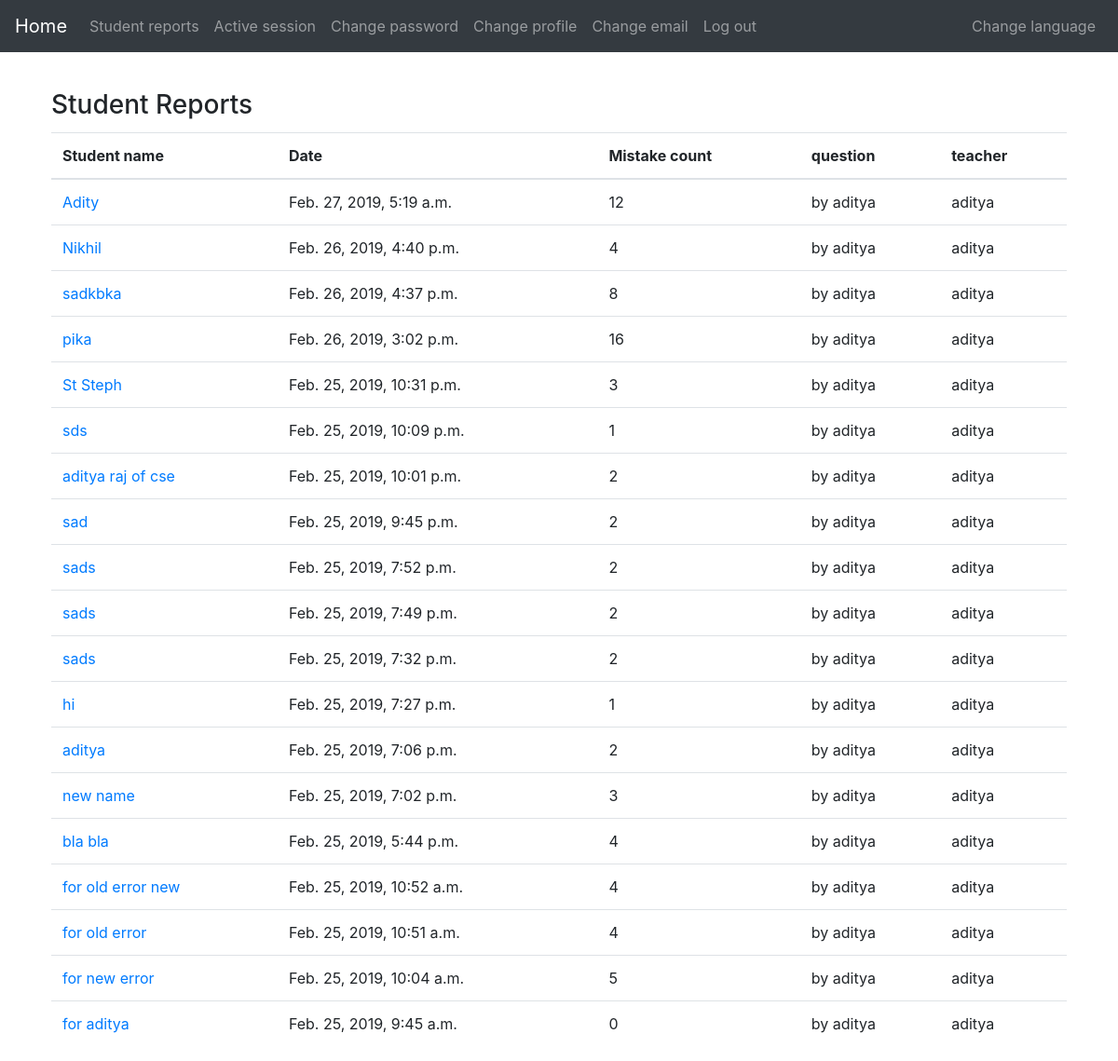
/accounts/student-report/ (signed in), run on the app's committed database.
### accounts/models.py (models this page shows, shortened)
class Student(models.Model):
    teacher = models.ForeignKey(Teacher,on_delete=models.CASCADE,null=True)
    question = models.CharField(default="",max_length=200)
    section = models.ForeignKey(Section,on_delete=models.CASCADE,null=True)
    essay = models.CharField(default="",max_length=6000)
    enrollment = models.CharField(default="0103CSYYRRRR",max_length=15)
    error_count = models.IntegerField(default=0)
    errors = ListTextField(
        base_field=models.CharField(max_length=100),
        size=100,
        max_length=(1000 * 1001)
    )
    corrected_essay = models.CharField(default="",max_length=6000)
    name = models.CharField(default="",max_length=50)
    marks = models.IntegerField(default=0)
    date = models.DateTimeField(default=timezone.now)

class Teacher(models.Model):
    user = models.ForeignKey(User,on_delete=models.CASCADE)
    type = models.CharField(default="T",max_length=2)
    is_active = models.BooleanField(default=False)
    temp_password = models.CharField(default="",max_length=5)
    question = models.CharField(default="",max_length=200)
    def __str__(self):
        return self.user.username

### accounts/views.py (the view)
# urls.py: path('student-report/',StudentReportView.as_view(),name = "student_report"),
class StudentReportView(LoginRequiredMixin,TemplateView):
    template_name = "accounts/studentreport.html"
    def get_context_data(self, **kwargs):
        context = super(StudentReportView,self).get_context_data(**kwargs)
        students = Student.objects.all().order_by('-date')
        student_array = []
        teacher = self.request.user
        for student in students:
            if (not student.essay=='') and str(student.teacher) == str(teacher):
                student_array.append(student)
        context['students'] = student_array
        return context

### accounts/templates/accounts/studentreport.html (shortened to what this page needs)
{% extends 'layouts/default/page.html' %}
{% load bootstrap4 %}
{% load i18n %}
{% block content %}
<div class="container">
    	<div class="row">
			<div class="col-md-12">
				<div class="panel panel-primary">
					<div class="panel-heading">
						<h3 class="panel-title">Student Reports</h3>
						<div class="pull-right">
						</div>
					</div>
					<table class="table table-hover" id="dev-table">
						<thead>
							<tr>
								<th>Student name</th>
								<th>Date</th>
								<th>Mistake count</th>
                               <th>question</th>
                               <th>teacher</th>
							</tr>
						</thead>
                        <tbody>
                        {% for student in students %}
                            <tr>
                                <td>
                                    <a href="{% url 'accounts:student_essay' student.id %}">{{ student.name }}</a>
                                </td>
                                <td>
                                    {{ student.date }}
                                </td>
                                <td>
                                    {{ student.error_count }}
                                </td>
                                <td>
                                    {{ student.question }}
                                </td>
                                <td>
                                    {{ student.teacher }}
                                </td>
                            </tr>
                        {% endfor %}
                        </tbody>
					</table>
				</div>
			</div>
		</div>
	</div>
{% endblock %}

### content/templates/layouts/default/page.html (shortened to what this page needs)
{% load staticfiles %}
{% load bootstrap4 %}
{% load i18n %}
{% get_current_language as language_code %}
<!DOCTYPE html>
<html lang="{{ language_code }}">
<head>
    <link href="{% static 'vendor/bootstrap/css/bootstrap.min.css' %}" rel="stylesheet">
    <link href="{% static 'css/styles.css' %}" rel="stylesheet">
</head>
<body>
<nav class="navbar navbar-expand-md navbar-dark bg-dark static-top">
    <a class="navbar-brand" href="/">{% trans 'Home' %}</a>
    <div class="collapse navbar-collapse" id="navbarsExampleDefault">
        <ul class="navbar-nav mr-auto">
            {% if request.user.is_authenticated %}
                <li class="nav-item">
                    <a class="nav-link" href="{% url 'accounts:student_report' %}">{% trans 'Student reports' %}</a>
                </li>
                <li class="nav-item">
                    <a class="nav-link" href="{% url 'accounts:active_session' %}">{% trans 'Active session' %}</a>
                </li>
                <li class="nav-item">
                    <a class="nav-link" href="{% url 'accounts:change_password' %}">{% trans 'Change password' %}</a>
                </li>
                <li class="nav-item">
                    <a class="nav-link" href="{% url 'accounts:change_profile' %}">{% trans 'Change profile' %}</a>
                </li>
                <li class="nav-item">
                    <a class="nav-link" href="{% url 'accounts:change_email' %}">{% trans 'Change email' %}</a>
                </li>
                <li class="nav-item">
                    <a class="nav-link" href="{% url 'accounts:log_out' %}">{% trans 'Log out' %}</a>
                </li>
            {% endif %}
        </ul>
        <ul class="navbar-nav">
            <li class="nav-item">
                <a class="nav-link" href="{% url 'change_language' %}">{% trans 'Change language' %}</a>
            </li>
        </ul>
    </div>
</nav>
<div class="container-fluid mt-3">
    {% block content %}{% endblock %}
</div>
</body>
</html>

### accounts/templates/accounts/studentreport.html (style rules this page uses)
.row { margin-top:40px; padding: 0 10px; }
.panel-heading div { margin-top: -18px; font-size: 15px; }

### data on the page
Student: name "Adity", date "Feb. 27, 2019, 5:19 a.m.", error_count "12", question "by aditya", teacher "aditya"
Student: name "Nikhil", date "Feb. 26, 2019, 4:40 p.m.", error_count "4", question "by aditya", teacher "aditya"
Student: name "sadkbka", date "Feb. 26, 2019, 4:37 p.m.", error_count "8", question "by aditya", teacher "aditya"
Student: name "pika", date "Feb. 26, 2019, 3:02 p.m.", error_count "16", question "by aditya", teacher "aditya"
Student: name "St Steph", date "Feb. 25, 2019, 10:31 p.m.", error_count "3", question "by aditya", teacher "aditya"
Student: name "sds", date "Feb. 25, 2019, 10:09 p.m.", error_count "1", question "by aditya", teacher "aditya"
Student: name "aditya raj of cse", date "Feb. 25, 2019, 10:01 p.m.", error_count "2", question "by aditya", teacher "aditya"
Student: name "sad", date "Feb. 25, 2019, 9:45 p.m.", error_count "2", question "by aditya", teacher "aditya"
Student: name "sads", date "Feb. 25, 2019, 7:52 p.m.", error_count "2", question "by aditya", teacher "aditya"
Student: name "sads", date "Feb. 25, 2019, 7:49 p.m.", error_count "2", question "by aditya", teacher "aditya"
Student: name "sads", date "Feb. 25, 2019, 7:32 p.m.", error_count "2", question "by aditya", teacher "aditya"
Student: name "hi", date "Feb. 25, 2019, 7:27 p.m.", error_count "1", question "by aditya", teacher "aditya"
Student: name "aditya", date "Feb. 25, 2019, 7:06 p.m.", error_count "2", question "by aditya", teacher "aditya"
Student: name "new name", date "Feb. 25, 2019, 7:02 p.m.", error_count "3", question "by aditya", teacher "aditya"
Student: name "bla bla", date "Feb. 25, 2019, 5:44 p.m.", error_count "4", question "by aditya", teacher "aditya"
Student: name "for old error new", date "Feb. 25, 2019, 10:52 a.m.", error_count "4", question "by aditya", teacher "aditya"
Student: name "for old error", date "Feb. 25, 2019, 10:51 a.m.", error_count "4", question "by aditya", teacher "aditya"
Student: name "for new error", date "Feb. 25, 2019, 10:04 a.m.", error_count "5", question "by aditya", teacher "aditya"
Student: name "for aditya", date "Feb. 25, 2019, 9:45 a.m.", error_count "0", question "by aditya", teacher "aditya"
